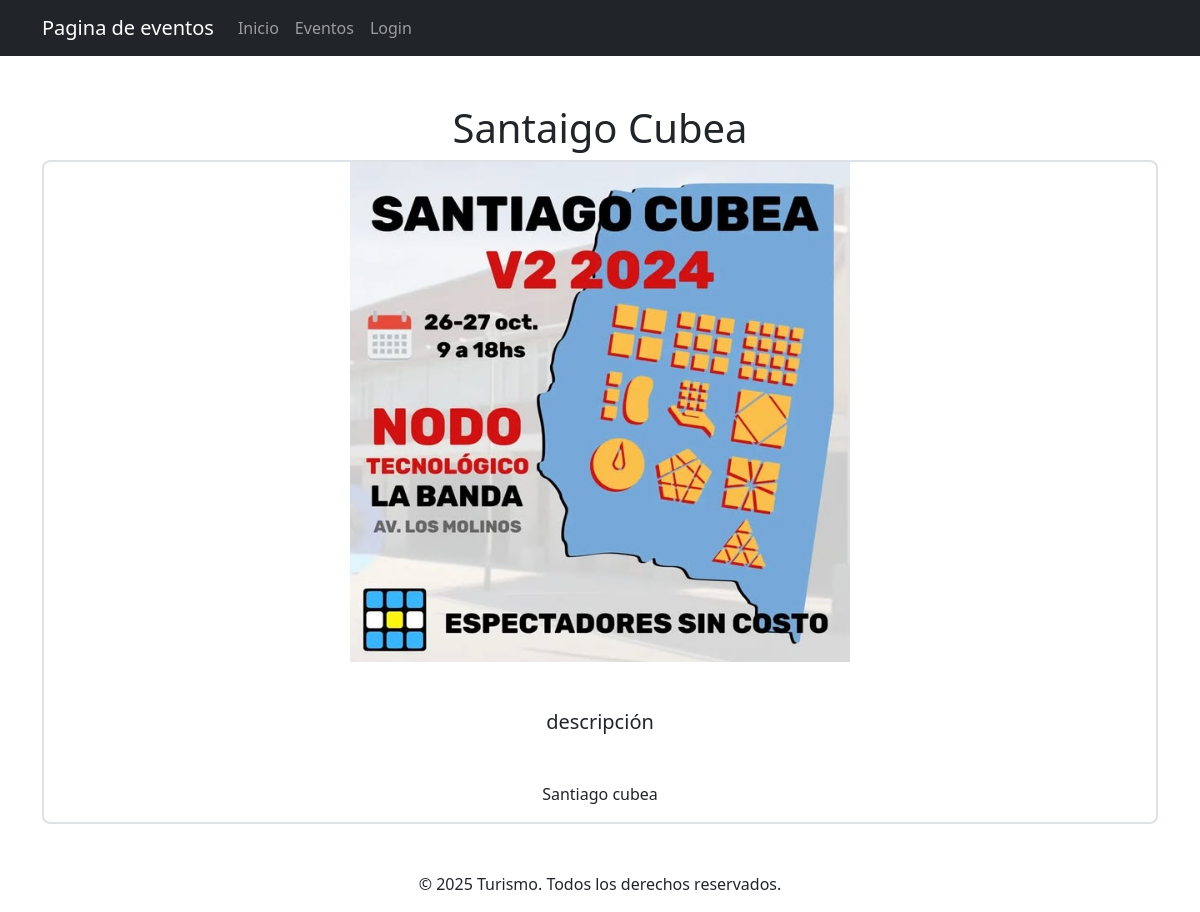
/eventos/48/editar, run on the app's committed database.
### Eventos/models.py (models this page shows, shortened)
class Evento(models.Model):
    titulo = models.CharField(max_length=100)
    descripción = models.TextField(blank=True)
    created = models.DateTimeField(auto_now_add=True)
    datecompleted = models.DateTimeField(null=True,blank=True)
    checked = models.BooleanField(default=False)
    imagen =  models.ImageField(upload_to='imagenes/', blank=True, null=True)

### Eventos/views.py (the view, shortened to what this page needs)
# urls.py: path('eventos/<int:evento_id>/editar',views.evento_detail,name='evento_detail'),
def evento_detail(request, evento_id):
    evento = Evento.objects.get(id=evento_id)
    if request.method == 'GET':
        form = EventoForm(instance=evento)
        return render(request, 'evento_detail.html', {'form': form, 'evento': evento})

### Eventos/templates/evento_detail.html
{% extends "base.html" %}
{% block content %}
  {% if user.is_authenticated %}
    <div class="row">
      <div class="col-md-4 offset-md-4 text-center">
        <form method="POST">{% csrf_token %} {{ form.as_p }}</form>
        <button
          class="btn btn-primary"
          type="button"
          onClick="if (window.confirm('¿Estás seguro de que deseas actualizar este evento?')) { accionActualizar(); }"
        >
          Actualizar
        </button>
        <form action="{% url 'evento_delete' evento.id %}" method="POST">
          {% csrf_token %}
        </form>
        <button
          class="btn btn-danger"
          type="button"
          onClick="if (window.confirm('¿Estás seguro de que deseas eliminar este evento?')) { accionEliminar(); }"
        >
          Eliminar
        </button>
        {% if not evento.checked %}
        <form action="{% url 'evento_confirmar' evento.id %}" method="POST" class="mt-3">
          {% csrf_token %}
          <button
            class="btn btn-success"
            type="submit"
            onClick="return confirm('¿Estás seguro de que deseas confirmar este evento?');"
          >
            Confirmar Evento
          </button>
        </form>
        {% endif %}
      </div>
    </div>
  {% else %}
    <div class="text-center">
      <h1>{{ evento.titulo }}</h1>
      <div class=" mg-4 container img-fluid border border-2 rounded-3">
        {% if evento.imagen %}
          <img src="{{evento.imagen.url}}" alt="{{evento.title}}" class="img-fluid" / width="500px">
        {% else %}
          <p>No hay imagen disponible</p>
        {% endif %}
       <div class="container">
        <h3 class="my-5 h5">descripción</h3>
        <p>{{evento.descripción|safe}}</p>
       </div>
      </div>
    </div>
  {% endif %}
{% endblock %}

### data on the page
Evento: titulo "Santaigo Cubea", imagen (picture), descripción "Santiago cubea"
